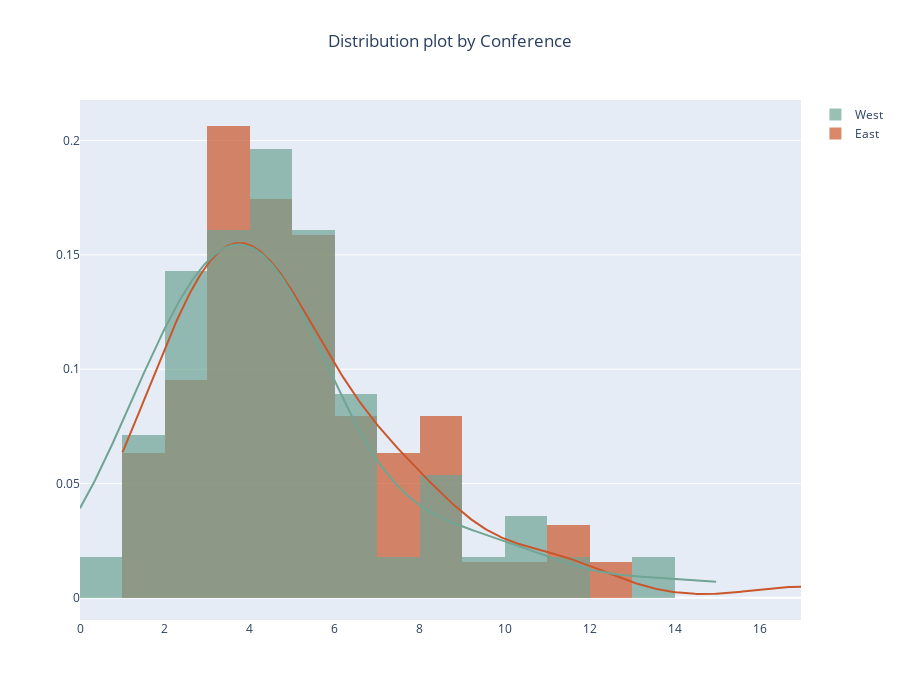

The notebook cell this image was saved under:
### Code cell
import numpy as np

gap_east = df_s.loc[df_s['Conference'] == "East"].GapASG
gap_west = df_s.loc[df_s['Conference'] == "West"].GapASG

hist_data = [gap_east, gap_west]

group_labels = ['East', 'West']

# Create distplot with custom bin_size
fig = ff.create_distplot(
    hist_data,
    group_labels,
    bin_size=1,
    show_rug=False,
    colors = ['rgb(202, 86, 44)', 'rgb(112, 164, 148)'],
)

fig.update_layout(
    title={'text': "Distribution plot by Conference",
           'y':0.95,
           'x':0.5,
           'xanchor': 'center',
           'yanchor': 'top'},
    
    height = 700,
    showlegend = True,
)


fig.show()

### Figure 1 — Plotly figure (JSON) as saved in the notebook; plotly's stock layout.template omitted (floating-point values rounded to 4 significant figures; data arrays with more than 128 entries replaced by an {"elided": "..."} marker saying what was removed)
{"data": [{"autobinx": false, "histnorm": "probability density", "legendgroup": "East", "marker": {"color": "rgb(202, 86, 44)"}, "name": "East", "opacity": 0.7, "type": "histogram", "x": [4, 3, 2, 8, 6, 4, 10, 5, 6, 5, 4, 12, 9, 7, 8, 3, 5, 5, 5, 2, 17, 6, 4, 3, 3, 1, 1, 3, 6, 6, 8, 2, 5, 2, 4, 4, 4, 5, 3, 2, 4, 8, 1, 3, 7, 3, 7, 1, 3, 2, 4, 11, 5, 4, 3, 7, 3, 11, 8, 5, 3, 4, 3, 5], "xaxis": "x", "xbins": {"end": 17.0, "size": 1, "start": 1.0}, "yaxis": "y"}, {"autobinx": false, "histnorm": "probability density", "legendgroup": "West", "marker": {"color": "rgb(112, 164, 148)"}, "name": "West", "opacity": 0.7, "type": "histogram", "x": [11, 13, 5, 10, 5, 15, 5, 7, 8, 3, 4, 6, 5, 2, 2, 5, 3, 2, 5, 9, 0, 3, 4, 10, 3, 2, 5, 6, 4, 4, 3, 3, 4, 5, 2, 4, 1, 2, 4, 8, 6, 2, 1, 2, 6, 5, 4, 3, 1, 4, 1, 4, 3, 3, 4, 8, 6], "xaxis": "x", "xbins": {"end": 15.0, "size": 1, "start": 0.0}, "yaxis": "y"}, {"legendgroup": "East", "marker": {"color": "rgb(202, 86, 44)"}, "mode": "lines", "name": "East", "showlegend": false, "type": "scatter", "x": {"elided": "500 float values"}, "xaxis": "x", "y": {"elided": "500 float values"}, "yaxis": "y"}, {"legendgroup": "West", "marker": {"color": "rgb(112, 164, 148)"}, "mode": "lines", "name": "West", "showlegend": false, "type": "scatter", "x": {"elided": "500 float values"}, "xaxis": "x", "y": {"elided": "500 float values"}, "yaxis": "y"}], "layout": {"barmode": "overlay", "height": 700, "hovermode": "closest", "legend": {"traceorder": "reversed"}, "showlegend": true, "title": {"text": "Distribution plot by Conference", "x": 0.5, "xanchor": "center", "y": 0.95, "yanchor": "top"}, "xaxis": {"anchor": "y2", "domain": [0.0, 1.0], "zeroline": false}, "yaxis": {"anchor": "free", "domain": [0.0, 1], "position": 0.0}}}
